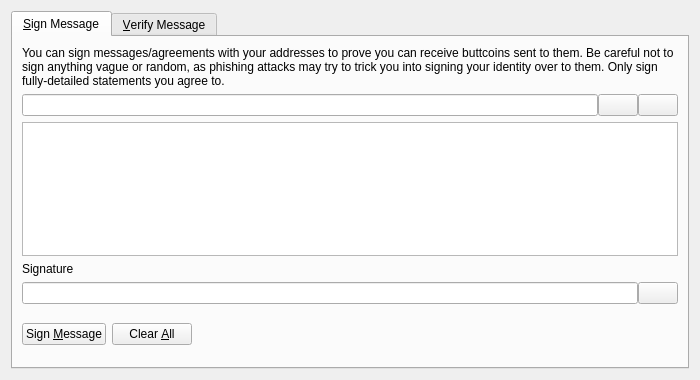
<?xml version="1.0" encoding="UTF-8"?>
<ui version="4.0">
 <class>SignVerifyMessageDialog</class>
 <widget class="QDialog" name="SignVerifyMessageDialog">
  <property name="geometry">
   <rect>
    <x>0</x>
    <y>0</y>
    <width>700</width>
    <height>380</height>
   </rect>
  </property>
  <property name="windowTitle">
   <string>Signatures - Sign / Verify a Message</string>
  </property>
  <property name="modal">
   <bool>true</bool>
  </property>
  <layout class="QVBoxLayout" name="verticalLayout">
   <item>
    <widget class="QTabWidget" name="tabWidget">
     <property name="currentIndex">
      <number>0</number>
     </property>
     <widget class="QWidget" name="tabSignMessage">
      <attribute name="title">
       <string>&amp;Sign Message</string>
      </attribute>
      <layout class="QVBoxLayout" name="verticalLayout_SM">
       <item>
        <widget class="QLabel" name="infoLabel_SM">
         <property name="text">
          <string>You can sign messages/agreements with your addresses to prove you can receive buttcoins sent to them. Be careful not to sign anything vague or random, as phishing attacks may try to trick you into signing your identity over to them. Only sign fully-detailed statements you agree to.</string>
         </property>
         <property name="textFormat">
          <enum>Qt::PlainText</enum>
         </property>
         <property name="wordWrap">
          <bool>true</bool>
         </property>
        </widget>
       </item>
       <item>
        <layout class="QHBoxLayout" name="horizontalLayout_1_SM">
         <property name="spacing">
          <number>0</number>
         </property>
         <item>
          <widget class="QValidatedLineEdit" name="addressIn_SM">
           <property name="toolTip">
            <string>The buttcoin address to sign the message with</string>
           </property>
          </widget>
         </item>
         <item>
          <widget class="QPushButton" name="addressBookButton_SM">
           <property name="toolTip">
            <string>Choose previously used address</string>
           </property>
           <property name="text">
            <string/>
           </property>
           <property name="icon">
            <iconset resource="../buttcoin.qrc">
             <normaloff>:/icons/address-book</normaloff>:/icons/address-book</iconset>
           </property>
           <property name="shortcut">
            <string>Alt+A</string>
           </property>
           <property name="autoDefault">
            <bool>false</bool>
           </property>
          </widget>
         </item>
         <item>
          <widget class="QPushButton" name="pasteButton_SM">
           <property name="toolTip">
            <string>Paste address from clipboard</string>
           </property>
           <property name="text">
            <string/>
           </property>
           <property name="icon">
            <iconset resource="../buttcoin.qrc">
             <normaloff>:/icons/editpaste</normaloff>:/icons/editpaste</iconset>
           </property>
           <property name="shortcut">
            <string>Alt+P</string>
           </property>
           <property name="autoDefault">
            <bool>false</bool>
           </property>
          </widget>
         </item>
        </layout>
       </item>
       <item>
        <widget class="QPlainTextEdit" name="messageIn_SM">
         <property name="toolTip">
          <string>Enter the message you want to sign here</string>
         </property>
        </widget>
       </item>
       <item>
        <widget class="QLabel" name="signatureLabel_SM">
         <property name="text">
          <string>Signature</string>
         </property>
         <property name="textFormat">
          <enum>Qt::PlainText</enum>
         </property>
        </widget>
       </item>
       <item>
        <layout class="QHBoxLayout" name="horizontalLayout_2_SM">
         <property name="spacing">
          <number>0</number>
         </property>
         <item>
          <widget class="QLineEdit" name="signatureOut_SM">
           <property name="font">
            <font>
             <italic>true</italic>
            </font>
           </property>
           <property name="readOnly">
            <bool>true</bool>
           </property>
          </widget>
         </item>
         <item>
          <widget class="QPushButton" name="copySignatureButton_SM">
           <property name="toolTip">
            <string>Copy the current signature to the system clipboard</string>
           </property>
           <property name="text">
            <string/>
           </property>
           <property name="icon">
            <iconset resource="../buttcoin.qrc">
             <normaloff>:/icons/editcopy</normaloff>:/icons/editcopy</iconset>
           </property>
           <property name="autoDefault">
            <bool>false</bool>
           </property>
          </widget>
         </item>
        </layout>
       </item>
       <item>
        <layout class="QHBoxLayout" name="horizontalLayout_3_SM">
         <item>
          <widget class="QPushButton" name="signMessageButton_SM">
           <property name="toolTip">
            <string>Sign the message to prove you own this buttcoin address</string>
           </property>
           <property name="text">
            <string>Sign &amp;Message</string>
           </property>
           <property name="icon">
            <iconset resource="../buttcoin.qrc">
             <normaloff>:/icons/edit</normaloff>:/icons/edit</iconset>
           </property>
           <property name="autoDefault">
            <bool>false</bool>
           </property>
          </widget>
         </item>
         <item>
          <widget class="QPushButton" name="clearButton_SM">
           <property name="toolTip">
            <string>Reset all sign message fields</string>
           </property>
           <property name="text">
            <string>Clear &amp;All</string>
           </property>
           <property name="icon">
            <iconset resource="../buttcoin.qrc">
             <normaloff>:/icons/remove</normaloff>:/icons/remove</iconset>
           </property>
           <property name="autoDefault">
            <bool>false</bool>
           </property>
          </widget>
         </item>
         <item>
          <spacer name="horizontalSpacer_1_SM">
           <property name="orientation">
            <enum>Qt::Horizontal</enum>
           </property>
           <property name="sizeHint" stdset="0">
            <size>
             <width>40</width>
             <height>48</height>
            </size>
           </property>
          </spacer>
         </item>
         <item>
          <widget class="QLabel" name="statusLabel_SM">
           <property name="font">
            <font>
             <weight>75</weight>
             <bold>true</bold>
            </font>
           </property>
           <property name="text">
            <string/>
           </property>
           <property name="wordWrap">
            <bool>true</bool>
           </property>
          </widget>
         </item>
         <item>
          <spacer name="horizontalSpacer_2_SM">
           <property name="orientation">
            <enum>Qt::Horizontal</enum>
           </property>
           <property name="sizeHint" stdset="0">
            <size>
             <width>40</width>
             <height>48</height>
            </size>
           </property>
          </spacer>
         </item>
        </layout>
       </item>
      </layout>
     </widget>
     <widget class="QWidget" name="tabVerifyMessage">
      <attribute name="title">
       <string>&amp;Verify Message</string>
      </attribute>
      <layout class="QVBoxLayout" name="verticalLayout_VM">
       <item>
        <widget class="QLabel" name="infoLabel_VM">
         <property name="text">
          <string>Enter the receiver's address, message (ensure you copy line breaks, spaces, tabs, etc. exactly) and signature below to verify the message. Be careful not to read more into the signature than what is in the signed message itself, to avoid being tricked by a man-in-the-middle attack. Note that this only proves the signing party receives with the address, it cannot prove sendership of any transaction!</string>
         </property>
         <property name="textFormat">
          <enum>Qt::PlainText</enum>
         </property>
         <property name="alignment">
          <set>Qt::AlignLeading|Qt::AlignLeft|Qt::AlignTop</set>
         </property>
         <property name="wordWrap">
          <bool>true</bool>
         </property>
        </widget>
       </item>
       <item>
        <layout class="QHBoxLayout" name="horizontalLayout_1_VM">
         <property name="spacing">
          <number>0</number>
         </property>
         <item>
          <widget class="QValidatedLineEdit" name="addressIn_VM">
           <property name="toolTip">
            <string>The buttcoin address the message was signed with</string>
           </property>
          </widget>
         </item>
         <item>
          <widget class="QPushButton" name="addressBookButton_VM">
           <property name="toolTip">
            <string>Choose previously used address</string>
           </property>
           <property name="text">
            <string/>
           </property>
           <property name="icon">
            <iconset resource="../buttcoin.qrc">
             <normaloff>:/icons/address-book</normaloff>:/icons/address-book</iconset>
           </property>
           <property name="shortcut">
            <string>Alt+A</string>
           </property>
           <property name="autoDefault">
            <bool>false</bool>
           </property>
          </widget>
         </item>
        </layout>
       </item>
       <item>
        <widget class="QPlainTextEdit" name="messageIn_VM"/>
       </item>
       <item>
        <widget class="QValidatedLineEdit" name="signatureIn_VM"/>
       </item>
       <item>
        <layout class="QHBoxLayout" name="horizontalLayout_2_VM">
         <item>
          <widget class="QPushButton" name="verifyMessageButton_VM">
           <property name="toolTip">
            <string>Verify the message to ensure it was signed with the specified buttcoin address</string>
           </property>
           <property name="text">
            <string>Verify &amp;Message</string>
           </property>
           <property name="icon">
            <iconset resource="../buttcoin.qrc">
             <normaloff>:/icons/transaction_0</normaloff>:/icons/transaction_0</iconset>
           </property>
           <property name="autoDefault">
            <bool>false</bool>
           </property>
          </widget>
         </item>
         <item>
          <widget class="QPushButton" name="clearButton_VM">
           <property name="toolTip">
            <string>Reset all verify message fields</string>
           </property>
           <property name="text">
            <string>Clear &amp;All</string>
           </property>
           <property name="icon">
            <iconset resource="../buttcoin.qrc">
             <normaloff>:/icons/remove</normaloff>:/icons/remove</iconset>
           </property>
           <property name="autoDefault">
            <bool>false</bool>
           </property>
          </widget>
         </item>
         <item>
          <spacer name="horizontalSpacer_1_VM">
           <property name="orientation">
            <enum>Qt::Horizontal</enum>
           </property>
           <property name="sizeHint" stdset="0">
            <size>
             <width>40</width>
             <height>48</height>
            </size>
           </property>
          </spacer>
         </item>
         <item>
          <widget class="QLabel" name="statusLabel_VM">
           <property name="font">
            <font>
             <weight>75</weight>
             <bold>true</bold>
            </font>
           </property>
           <property name="text">
            <string/>
           </property>
           <property name="wordWrap">
            <bool>true</bool>
           </property>
          </widget>
         </item>
         <item>
          <spacer name="horizontalSpacer_2_VM">
           <property name="orientation">
            <enum>Qt::Horizontal</enum>
           </property>
           <property name="sizeHint" stdset="0">
            <size>
             <width>40</width>
             <height>48</height>
            </size>
           </property>
          </spacer>
         </item>
        </layout>
       </item>
      </layout>
     </widget>
    </widget>
   </item>
  </layout>
 </widget>
 <customwidgets>
  <customwidget>
   <class>QValidatedLineEdit</class>
   <extends>QLineEdit</extends>
   <header>qt/qvalidatedlineedit.h</header>
  </customwidget>
 </customwidgets>
 <resources>
  <include location="../buttcoin.qrc"/>
 </resources>
 <connections/>
</ui>
